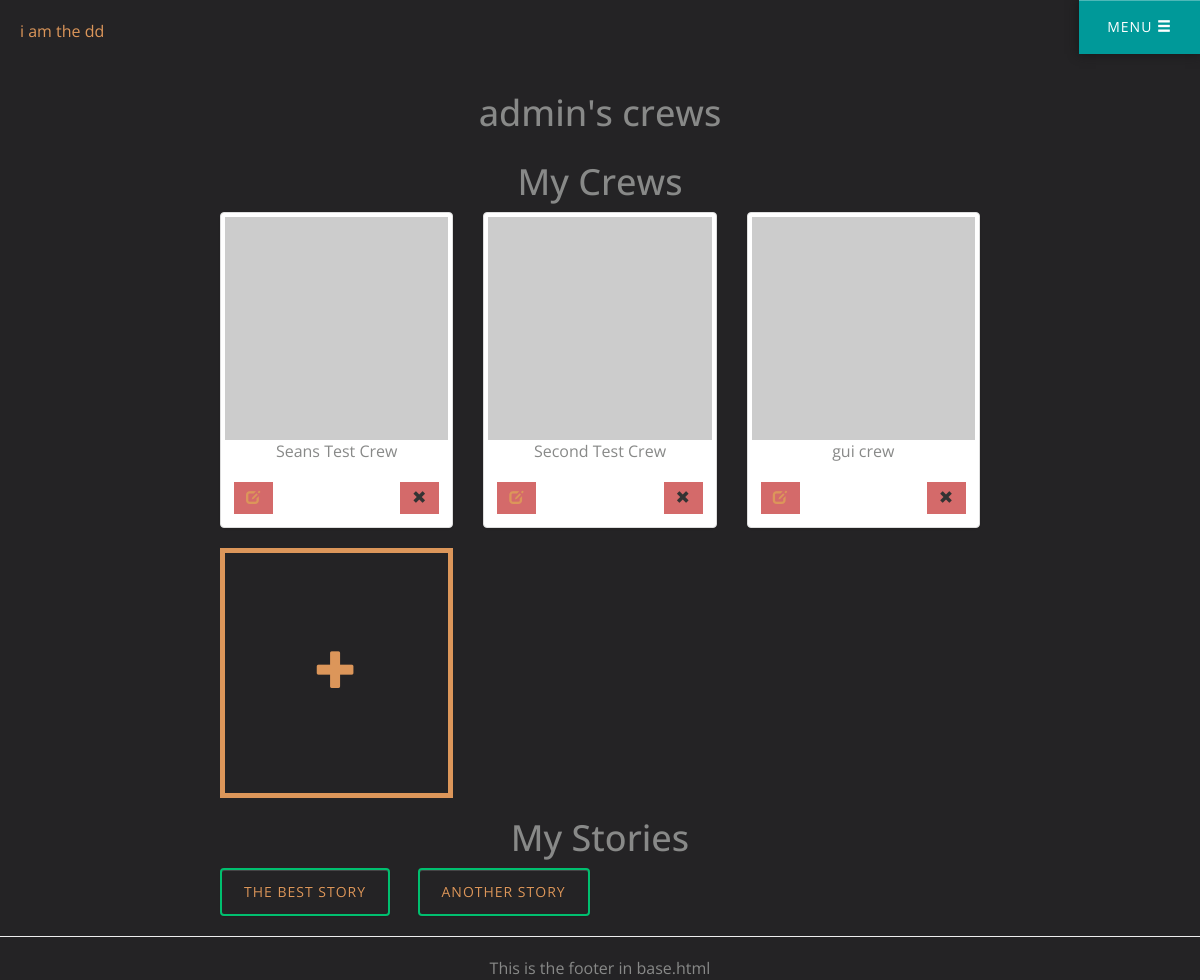
The app's page /mycrews/ (signed in), older data.
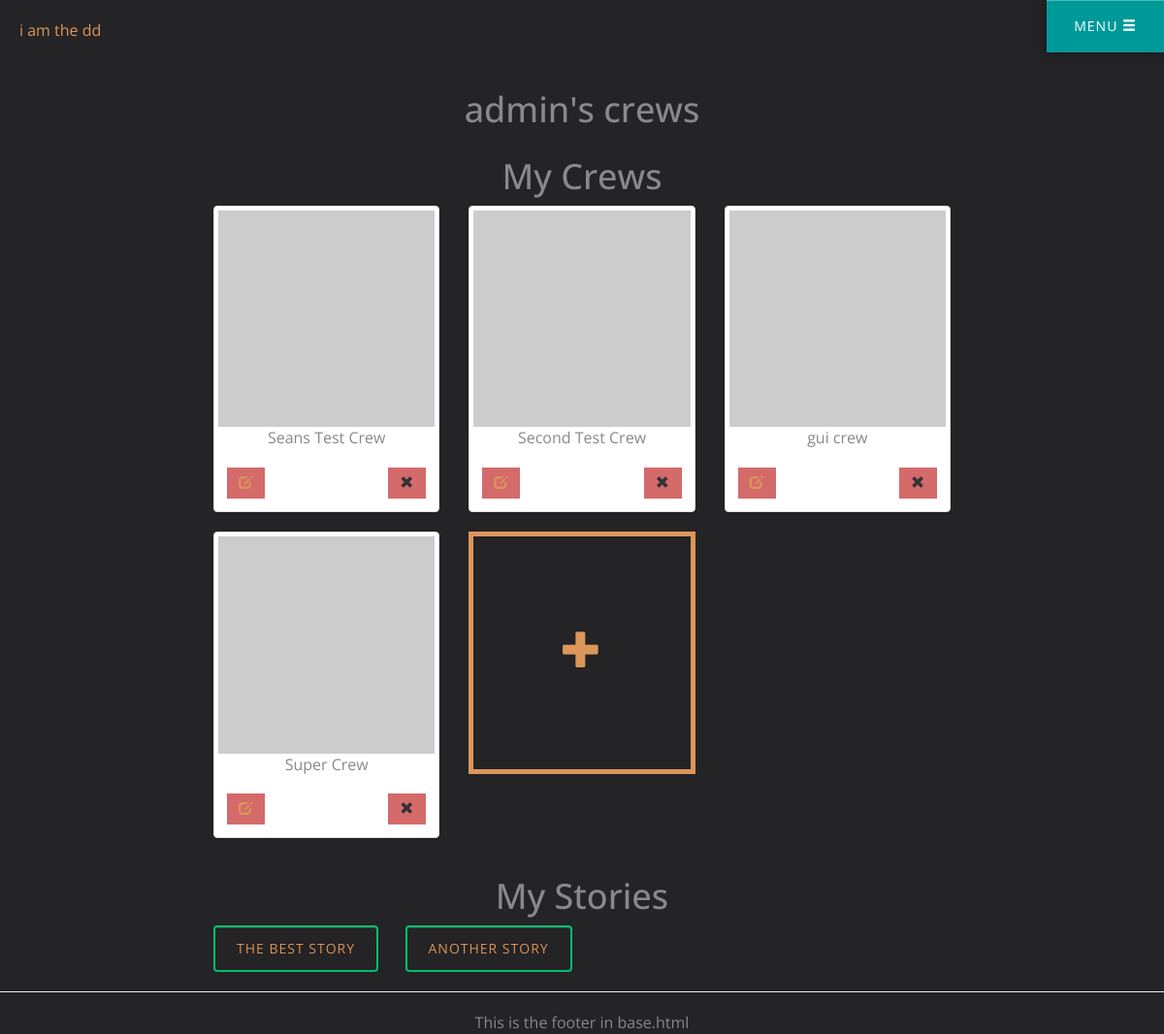
The same page, newer data.
### dd_app/models.py (models this page shows, shortened)
class Crew(models.Model):
	crew_name = models.CharField(max_length=20)
	owner = models.ForeignKey(User, default=None)
	date_created = models.DateTimeField('date created', default=timezone.now())

class Story(models.Model):
	story_name = models.CharField(max_length=30)
	content = models.CharField(max_length=100)
	crew = models.ForeignKey(Crew)
	creator = models.ForeignKey(User)
	class Meta:
		verbose_name = "Story"
		verbose_name_plural = "Storys"

### dd_app/views.py (the view)
# urls.py: url(r'^mycrews/$', views.mycrews, name='mycrews'), # list of crews CRUD Crews
@login_required(redirect_field_name='/login/')
def mycrews(request):
	context = {}
	if request.user:
		context['crews'] = Crew.objects.all().filter(owner=request.user)
		context['stories'] = Story.objects.all().filter(creator=request.user)
		return render(request, 'dd_app/mycrews.html', context)
	else:
		return render(request, 'dd_app/mycrews.html')

### dd_app/templates/dd_app/mycrews.html (shortened to what this page needs)
{% extends "dd_app/base.html" %}
{% block content %}
{% if user %}
<div class="row">
	<h1 class="text-center">{{user.username}}'s crews</h1>
</div>
{% endif %}
<div class="row">
	<h1 class="text-center">My Crews</h1>
	<div class="col-md-8 col-md-offset-2">
	{% if crews %}
		{% for crew in crews %}
		<div class="col-xs-6 col-md-4">
		    <div href="{% url 'dd_app:crew' crew.id %}" class="thumbnail">
		    	<img class="img-responsive" src="http://placehold.it/250x250" alt="Crew picture here">
		    	<p class="text-center"> {{ crew.crew_name }}</p>
		    	<div class="caption">
		    		<a href="{% url 'dd_app:crew' crew_id=crew.id %}"><button class="btn sharp" title="Edit"><i class="glyphicon glyphicon-edit"></i></button></a>
		    		<button class="btn sharp pull-right" title="Delete"><i class="glyphicon glyphicon-remove "></i></button>
		    	</div>
		   	</div>
		</div>
		{% endfor %}
	{% else %}
	 You have no crews at the momment
	{% endif %}
		<a href="{% url 'dd_app:create_crew' %}" title="Create New Crew">
			<div class="col-xs-6 col-md-4">
				<div  class="new-crew">
		    		<i class="glyphicon glyphicon-plus"></i>
		   		</div>
			</div>
		</a>
	</div>
</div>
<div class="row">
	<h1 class="text-center">My Stories</h1>
	<div class="col-md-8 col-md-offset-2">
	{% if stories %}
		{% for story in stories %}
		<div class="col-xs-6 col-md-3">
			<button class="btn btn-success outline"><a href="{% url 'dd_app:story' story.id %}">{{ story.story_name }}</a></button>
		</div>
		{% endfor %}
	{% else %}
	 You have no stories at the momment
	{% endif %}
	</div>
</div>
{% endblock %}

Row changes from the older to the newer data that the page shows:
added Crew: crew_name "Super Crew"
